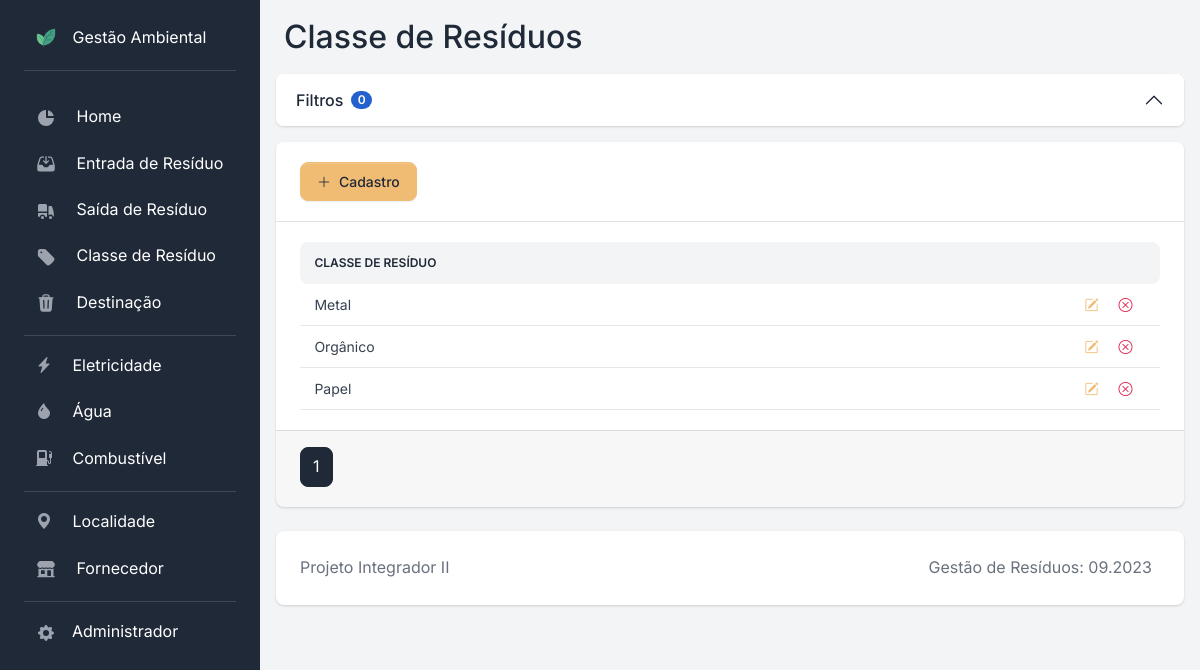
Page /classe/ on the committed database.
### apps/classe/models.py (models this page shows, shortened)
class Classe(models.Model):
    id_classe = models.AutoField(primary_key=True)
    nome = models.CharField(max_length=50, null=False, blank=False)
    class Meta:
        db_table = "classe"
        verbose_name = "Classe"
        verbose_name_plural = "Classes"
        ordering = ["nome"]

### apps/classe/views.py (the view)
# urls.py: path("", views.classe_index, name="classe"),
def classe_index(request):
    page_number = request.GET.get("page")
    model_filter = ClasseFilter(request.GET, queryset=Classe.objects.all())
    query_paginated = Paginator(model_filter.qs, PAGESIZE)
    query_filtered = query_paginated.get_page(page_number)
    context = {
        "object_list": query_filtered,
        "filter_form": model_filter.form,
        "number_of_active_filters": count_active_filters(request, model_filter),
    }
    return render(request, "classe/classe.html", context)

### apps/utils.py (called while the page is built)
def count_active_filters(request, form):
    active_filters = []
    for field in request.GET.items():
        if field[0] != "page" and field[0] in form.data.keys() and field[1] != "":
            active_filters.append(field[0])
    return len(active_filters)

### templatetags/is_checkbox.py (called while the page is built)
@register.filter(name="is_multiple_choice")
def is_multiple_choice(field):
    return isinstance(field.field.widget, CheckboxSelectMultiple)

### templates/classe/classe.html (shortened to what this page needs)
{% extends 'base_card.html' %}
{% block title %}Classe de Resíduos{% endblock %}
{% block content %}
    <div class="table-responsive">
        <table class="table table-centered mb-0 rounded table-sm">
            <thead class="thead-light">
                <tr>
                    <th class="align-middle border-0 rounded-start">Classe de Resíduo</th>
                    <th class="align-middle border-0 rounded-end"></th>
                </tr>
            </thead>
            <tbody>
                {% for entry in object_list %}
                    <tr class="align-middle">
                        <td>{{ entry.nome }}</td>
                        <td>
                            <div class="d-flex justify-content-end me-3">
                                <a href="{% url 'classe_edit' pk=entry.id_classe %}" title="Editar">
                                    <button class="btn btn-sm shadow-none border-0">
                                        <i class="bi bi-pencil-square text-secondary"></i>
                                    </button>
                                </a>
                                <form onsubmit="return confirm('Confirmar deleção?');"
                                      action="{% url 'classe_delete' pk=entry.id_classe %}"
                                      method="POST"
                                      value="delete">
                                    <button class="btn btn-sm shadow-none border-0" title="Deletar">
                                        <i class="bi bi-x-circle text-danger"></i>
                                    </button>
                                </form>
                            </div>
                        </td>
                    </tr>
                {% empty %}
                    <tr>
                        <td colspan="5">Nenhuma classe cadastrada</td>
                    </tr>
                {% endfor %}
            </tbody>
        </table>
    </div>
{% endblock content %}

### rows in the picture
Classe: nome "Metal"
Classe: nome "Orgânico"
Classe: nome "Papel"

### other values in the picture
{{ number_of_active_filters }} "0"
{{ i }} "1"
